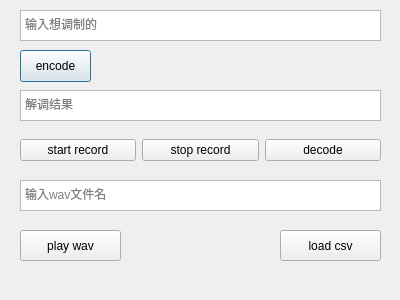
<?xml version="1.0" encoding="UTF-8"?>
<ui version="4.0">
 <class>Dialog</class>
 <widget class="QDialog" name="Dialog">
  <property name="geometry">
   <rect>
    <x>0</x>
    <y>0</y>
    <width>400</width>
    <height>300</height>
   </rect>
  </property>
  <property name="windowTitle">
   <string>Dialog</string>
  </property>
  <widget class="QPushButton" name="encode_button">
   <property name="geometry">
    <rect>
     <x>20</x>
     <y>50</y>
     <width>71</width>
     <height>32</height>
    </rect>
   </property>
   <property name="text">
    <string>encode</string>
   </property>
  </widget>
  <widget class="QTextEdit" name="encode_text">
   <property name="geometry">
    <rect>
     <x>20</x>
     <y>10</y>
     <width>361</width>
     <height>31</height>
    </rect>
   </property>
   <property name="placeholderText">
    <string>输入想调制的</string>
   </property>
  </widget>
  <widget class="QTextEdit" name="decode_text">
   <property name="geometry">
    <rect>
     <x>20</x>
     <y>90</y>
     <width>361</width>
     <height>31</height>
    </rect>
   </property>
   <property name="placeholderText">
    <string>解调结果</string>
   </property>
  </widget>
  <widget class="QWidget" name="horizontalLayoutWidget">
   <property name="geometry">
    <rect>
     <x>20</x>
     <y>130</y>
     <width>361</width>
     <height>41</height>
    </rect>
   </property>
   <layout class="QHBoxLayout" name="horizontalLayout">
    <item>
     <widget class="QPushButton" name="start_record">
      <property name="text">
       <string>start record</string>
      </property>
     </widget>
    </item>
    <item>
     <widget class="QPushButton" name="stop_record">
      <property name="text">
       <string>stop record</string>
      </property>
     </widget>
    </item>
    <item>
     <widget class="QPushButton" name="decode_button">
      <property name="text">
       <string>decode</string>
      </property>
     </widget>
    </item>
   </layout>
  </widget>
  <widget class="QPushButton" name="load_csv">
   <property name="geometry">
    <rect>
     <x>280</x>
     <y>230</y>
     <width>101</width>
     <height>31</height>
    </rect>
   </property>
   <property name="text">
    <string>load csv</string>
   </property>
  </widget>
  <widget class="QTextEdit" name="load_wav">
   <property name="geometry">
    <rect>
     <x>20</x>
     <y>180</y>
     <width>361</width>
     <height>31</height>
    </rect>
   </property>
   <property name="placeholderText">
    <string>输入wav文件名</string>
   </property>
  </widget>
  <widget class="QPushButton" name="play_wav">
   <property name="geometry">
    <rect>
     <x>20</x>
     <y>230</y>
     <width>101</width>
     <height>31</height>
    </rect>
   </property>
   <property name="text">
    <string>play wav</string>
   </property>
  </widget>
 </widget>
 <resources/>
 <connections/>
</ui>
